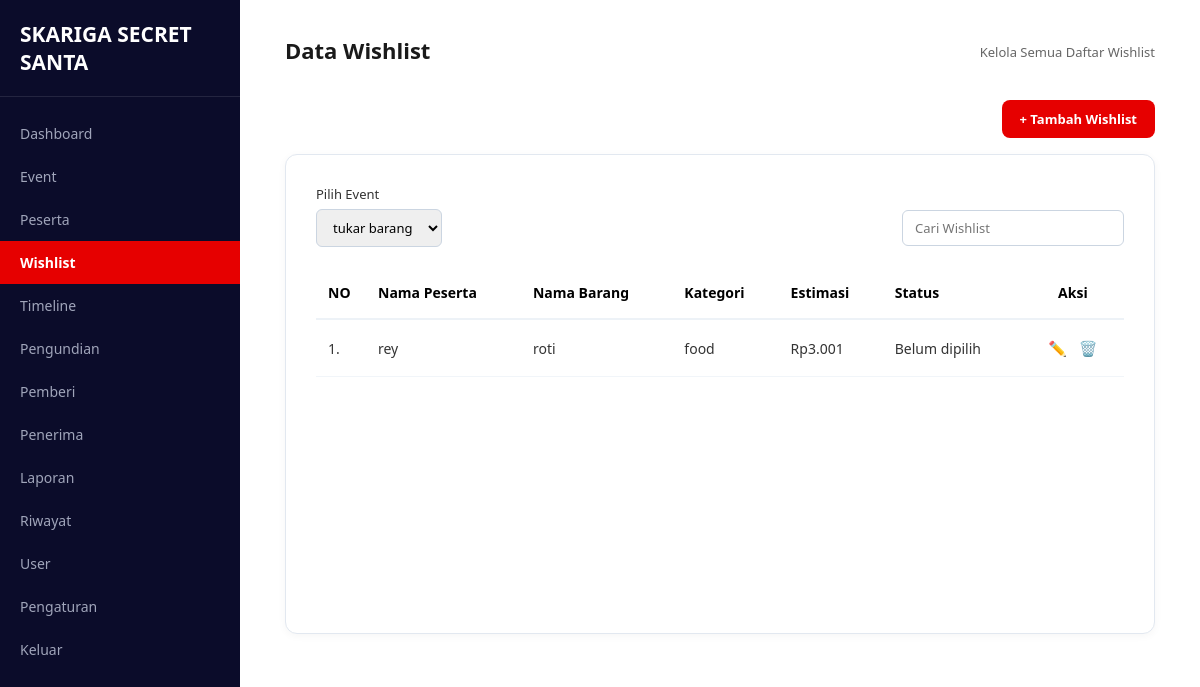
The app's page /pages/wishlist/index.php (signed in) with its own data.
### tables this page shows
CREATE TABLE `wishlist` (
  `id` int(11) NOT NULL,
  `peserta_id` int(11) NOT NULL,
  `nama_barang` varchar(150) NOT NULL,
  `kategori` varchar(100) DEFAULT NULL,
  `estimasi_harga` decimal(12,2) DEFAULT 0.00,
  `deskripsi` text DEFAULT NULL,
  `link_referensi` varchar(255) DEFAULT NULL,
  `status` enum('belum_dipilih','dipilih') DEFAULT 'belum_dipilih',
  `created_at` timestamp NOT NULL DEFAULT current_timestamp()
);

CREATE TABLE `peserta` (
  `id` int(11) NOT NULL,
  `event_id` int(11) NOT NULL,
  `user_id` int(11) NOT NULL,
  `nama` varchar(100) NOT NULL,
  `email` varchar(100) NOT NULL,
  `no_hp` varchar(20) DEFAULT NULL,
  `status` enum('aktif','nonaktif') DEFAULT 'aktif',
  `created_at` timestamp NOT NULL DEFAULT current_timestamp()
);

### includes/functions.php (called while the page is built, shortened)
<?php
function h($str)
{
    return htmlspecialchars((string) $str, ENT_QUOTES, 'UTF-8');
}
function get_events(mysqli $conn): array
{
    $events = [];
    $result = $conn->query("SELECT id, nama_event, tanggal_event FROM events ORDER BY tanggal_event DESC, id DESC");
    if ($result) {
        while ($row = $result->fetch_assoc()) {
            $events[] = $row;
        }
    }
    return $events;
}
function resolve_event_id(mysqli $conn, $requested): ?int
{
    $events = get_events($conn);
    return $events ? (int) $events[0]['id'] : null;
}
?>

### config/config.php (called while the page is built, shortened)
<?php
$base_url = 'http://localhost:8080/Project-TA-rey-nesya-rendra/';
function base_url($path = '')
{
    global $base_url;
    return $base_url . ltrim($path, '/');
}
?>

### pages/wishlist/index.php (the view, shortened to what this page needs)
<?php
require_once __DIR__ . '/../../config/config.php';
require_once __DIR__ . '/../../includes/functions.php';
$events = get_events($conn);
$event_id = resolve_event_id($conn, $_GET['event_id'] ?? null);
$wishlist_list = [];
if ($event_id) {
    $sql = "SELECT w.id, w.nama_barang, w.kategori, w.estimasi_harga, w.status, p.nama AS peserta_nama
            FROM wishlist w
            JOIN peserta p ON p.id = w.peserta_id
            WHERE p.event_id = ?";
    $params = [$event_id];
    $types = 'i';
    $sql .= " ORDER BY p.nama ASC, w.id ASC";
    $stmt = $conn->prepare($sql);
    $stmt->bind_param($types, ...$params);
    $stmt->execute();
    $result = $stmt->get_result();
    while ($row = $result->fetch_assoc()) {
        $wishlist_list[] = $row;
    }
}
require_once __DIR__ . '/../../includes/admin_layout_top.php';
?>
<?php if (!$events): ?>
    <div class="table-card">
        <div class="empty-state">
            <h3>Belum Ada Event</h3>
            <p>Buat event terlebih dahulu sebelum mengelola wishlist</p>
        </div>
    </div>
<?php else: ?>
    <div style="display:flex; justify-content:flex-end; margin-bottom:16px;">
        <a href="<?= base_url('pages/wishlist/tambah.php?event_id=' . $event_id) ?>" class="btn-add">+ Tambah Wishlist</a>
    </div>
    <div class="table-card">
        <?php
        require __DIR__ . '/../../includes/event_selector.php';
        ?>
        <?php if (!$wishlist_list): ?>
            <div class="empty-state">
    <svg class="empty-icon" xmlns="http://www.w3.org/2000/svg" viewBox="0 0 100 100" width="80" height="80">
        <path d="M50 30 C40 10, 15 10, 22 25 C27 34, 42 32, 50 30 C58 32, 73 34, 78 25 C85 10, 60 10, 50 30 Z" fill="currentColor"/>
        <rect x="15" y="32" width="70" height="16" rx="2" fill="currentColor"/>
        <rect x="20" y="50" width="60" height="42" rx="2" fill="currentColor"/>
        <rect x="45" y="32" width="10" height="60" fill="#ffffff"/>
    </svg>
    <h3>Belum Ada Wishlist</h3>
    <p>Wishlist akan muncul setelah peserta mengisi, atau tambahkan manual di sini.</p>
</div>
        <?php else: ?>
            <table class="data-table">
                <thead>
                    <tr>
                        <th style="width: 50px;">NO</th>
                        <th>Nama Peserta</th>
                        <th>Nama Barang</th>
                        <th>Kategori</th>
                        <th>Estimasi</th>
                        <th>Status</th>
                        <th style="text-align:center;">Aksi</th>
                    </tr>
                </thead>
                <tbody>
                    <?php foreach ($wishlist_list as $i => $w): ?>
                        <tr>
                            <td><?= $i + 1 ?>.</td>
                            <td><?= h($w['peserta_nama']) ?></td>
                            <td><?= h($w['nama_barang']) ?></td>
                            <td><?= h($w['kategori']) ?></td>
                            <td>Rp<?= number_format((float) $w['estimasi_harga'], 0, ',', '.') ?></td>
                            <td><?= h(str_replace('_', ' ', ucfirst($w['status']))) ?></td>
                            <td class="action-buttons">
                                <a href="<?= base_url('pages/wishlist/edit.php?id=' . $w['id'] . '&event_id=' . $event_id) ?>" class="btn-edit" title="Edit">✏️</a>
                                <a
                                    href="<?= base_url('pages/wishlist/hapus.php?id=' . $w['id'] . '&event_id=' . $event_id) ?>"
                                    class="btn-delete"
                                    title="Hapus"
                                    onclick="return confirm('Yakin ingin menghapus wishlist ini?');"
                                >🗑️</a>
                            </td>
                        </tr>
                    <?php endforeach; ?>
                </tbody>
            </table>
        <?php endif; ?>
    </div>
<?php endif; ?>
<?php require_once __DIR__ . '/../../includes/admin_layout_bottom.php'; ?>

### assets/css/style_admin.css (style rules this page uses)
* { box-sizing: border-box; margin: 0; padding: 0; font-family: 'Segoe UI', Tahoma, Geneva, Verdana, sans-serif; }
html, body { width: 100%; height: 100%; overflow-x: hidden; background-color: #ffffff; }
.table-card { border: 1px solid #e2e8f0; border-radius: 12px; padding: 30px; background-color: #ffffff; box-shadow: 0 2px 8px rgba(0, 0, 0, 0.04); min-height: 480px; display: flex; flex-direction: column; justify-content: flex-start; }
table { width: 100%; border-collapse: collapse; font-size: 13px; }
table th { text-align: left; color: #666; font-weight: 500; padding-bottom: 12px; border-bottom: 1px solid #edf2f7; }
table td { padding: 14px 0; color: #333; }
.data-table { width: 100%; border-collapse: collapse; font-size: 14px; }
.data-table th { text-align: left; color: #000000; font-weight: 700; padding: 16px 12px; border-bottom: 2px solid #edf2f7; font-size: 14px; }
.data-table td { padding: 18px 12px; color: #333333; border-bottom: 1px solid #f1f5f9; vertical-align: middle; }
.action-buttons { text-align: center; }
.btn-edit, .btn-delete { text-decoration: none; margin: 0 4px; font-size: 15px; display: inline-block; transition: transform 0.2s ease; }
.btn-add { background-color: #e60000; color: white; padding: 10px 18px; border-radius: 8px; text-decoration: none; font-weight: 600; font-size: 13px; display: inline-block; }

### records on screen
wishlist: peserta.nama "rey", nama_barang "roti", kategori "food", estimasi_harga "3.001", status "Belum dipilih"

### other values on screen
$item['label'] "Dashboard"
$item['label'] "Event"
$item['label'] "Peserta"
$item['label'] "Wishlist"
$item['label'] "Timeline"
$item['label'] "Pengundian"
$item['label'] "Pemberi"
$item['label'] "Penerima"
$item['label'] "Laporan"
$item['label'] "Riwayat"
$item['label'] "User"
$item['label'] "Pengaturan"
$page_title "Data Wishlist"
$page_subtitle "Kelola Semua Daftar Wishlist"
form field event_id "tukar barang"
